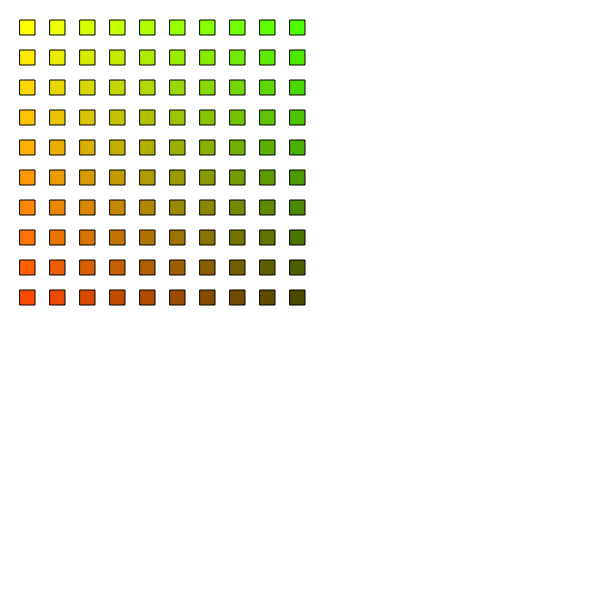
Frame 1 (no input)
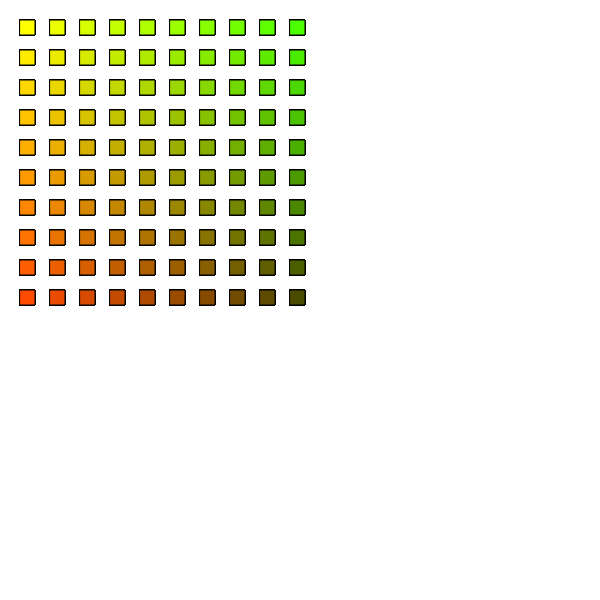
Frame 60 (no input)
Frame 120 (the mouse pressed at the canvas centre since frame 60): identical to frame 60, image omitted

The p5.js sketch that drew these frames (run headless with seeded random() and noise() and a simulated clock; from frame 60 on, the mouse is pressed at the canvas centre):

// p5.js sketch
// ── sketch.js
var red;
var green;

function setup(){

	createCanvas(600,600);
	background(255);
	red = 255;
	green = 255
}

function draw(){

for(var s=0; s <10; s++){
	green = 255 - (s*20);
	for( var i =0; i<10; i++) {
		red = 255 - (i*20);
		fill(red, green,0);
		rect((i* 30)+20 ,(s*30)+20,15,15);
	
	}
}
}
